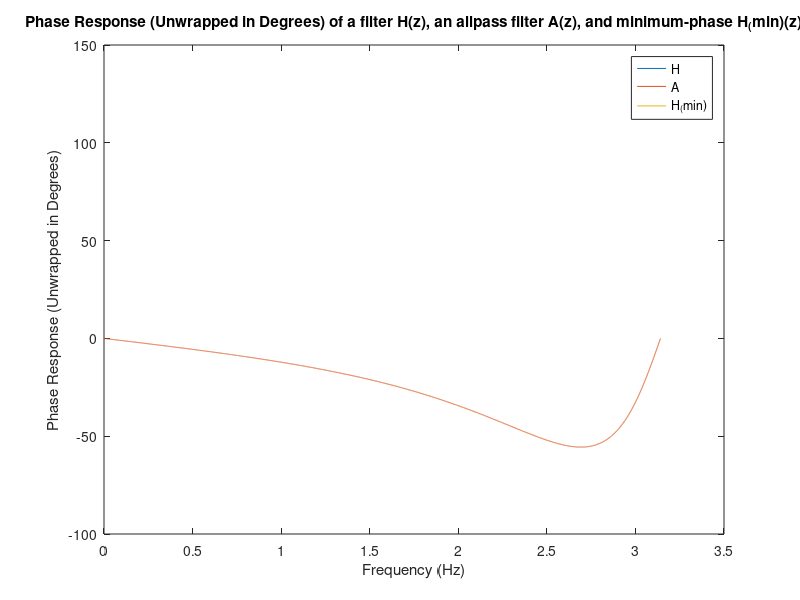

Here is the MATLAB script that generated this plot:
% Michael Lendino ECE310 DSP PSET 1 Problem 2 MATLAB 
clc;
clear all;
%% Superimpose graphs of the phase response of Hmin(z) H(z) and A(z) all unwrapped in degrees
% zeros in the numerator and poles in the denominator of H(z)
Hzero = [-4/3 -5 inf]';
Hpole = [1/2 -3 -3]';
% zeros in the numerator and poles in the denominator of A(z)
Azero = [-1/5 -3 -3 -3/4]';
Apole = [-5 -1/3 -1/3 -4/3]';
% zeros in the numerator and poles in the denominator of Hmin(z)
Hminzero = [-1/5 -3/4 inf 0]';
Hminpole = [1/2 -1/3 -1/3]';
%Thank you to Ali Rahman for helping me figure out what sampling rate to
%choose for phasez() below
%create the transfer function for each set of poles and zeros, and create
%the unwrapped phase response 
[Hnum, Hdenom] = zp2tf(Hzero, Hpole, 3/2);
[Hphase, wH] = phasez(Hnum, Hdenom, 10000);

[Anum, Adenom] = zp2tf(Azero, Apole, 20/27);
[Aphase, wA] = phasez(Anum, Adenom, 10000);

[Hminnum, Hmindenom] = zp2tf(Hminzero, Hminpole, 10/9);
[Hminphase, wHm] = phasez(Hminnum, Hmindenom, 10000);

figure; 
grid on;
plot(wH, Hphase * 180/pi);
hold on;
plot(wA, Aphase * 180/pi);
hold on;
plot(wHm, Hminphase * 180/pi);
legend('H', 'A', 'H_(min)');
title('Phase Response (Unwrapped in Degrees) of a filter H(z), an allpass filter A(z), and minimum-phase H_(min)(z)');
xlabel('Frequency (Hz)');
ylabel('Phase Response (Unwrapped in Degrees)'); 